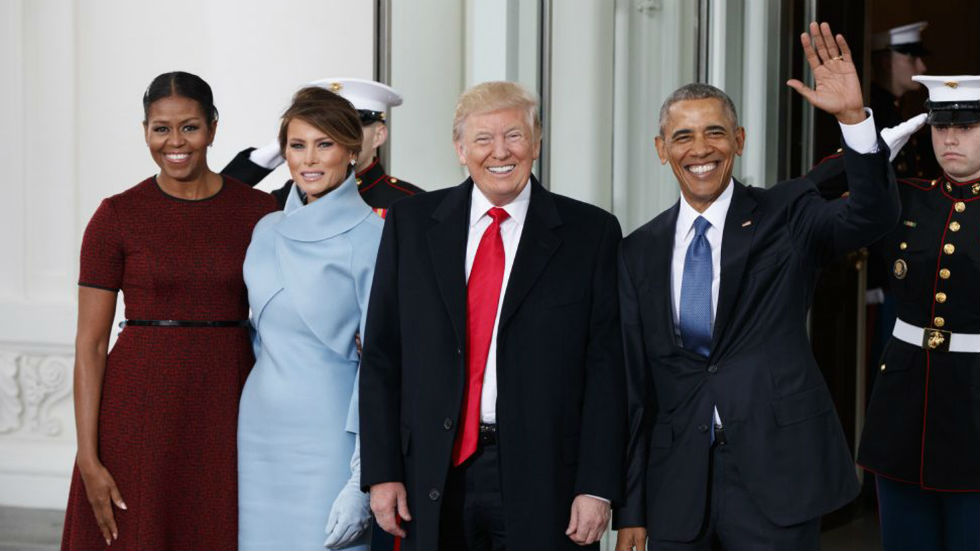
#> input picture presidents.jpg, 980 x 551 px
$ python image_thresholding.py --image presidents.jpg
#> lines starting #> are read from the running program, lines starting #| are printed output that depends on the picture; after the words box and inside, x2 and y2 are one past the last pixel; in counts of white or black regions, pixels touching at a corner belong together
# -*- coding: utf-8 -*-
"""
Created on Tue Feb 26 19:24:59 2019

@author: Usuario
"""

from matplotlib import pyplot as plt
import argparse
import cv2
import numpy as np

ap = argparse.ArgumentParser()
ap.add_argument("-i","--image",required=True,help="Set the Path of image")
args = vars(ap.parse_args())


image = cv2.imread(args["image"])
#> image is the input picture: shape (551, 980, 3); mean B, G, R 93.3, 90.8, 96.3
# Image Gray Scale
image = cv2.cvtColor(image,cv2.COLOR_BGR2GRAY)
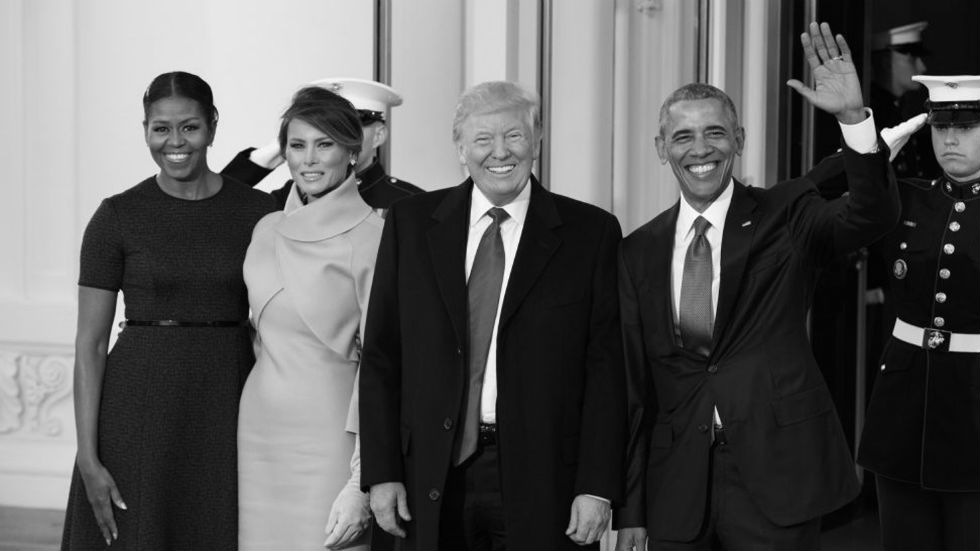
#> image: shape (551, 980); min 0, max 255, mean 92.7

# Gaussian
blurred = cv2.GaussianBlur(image,(5,5),0)
cv2.imshow("Image",image)


# Simple Thresholding
(T,thresh) = cv2.threshold(blurred,155,255,cv2.THRESH_BINARY)
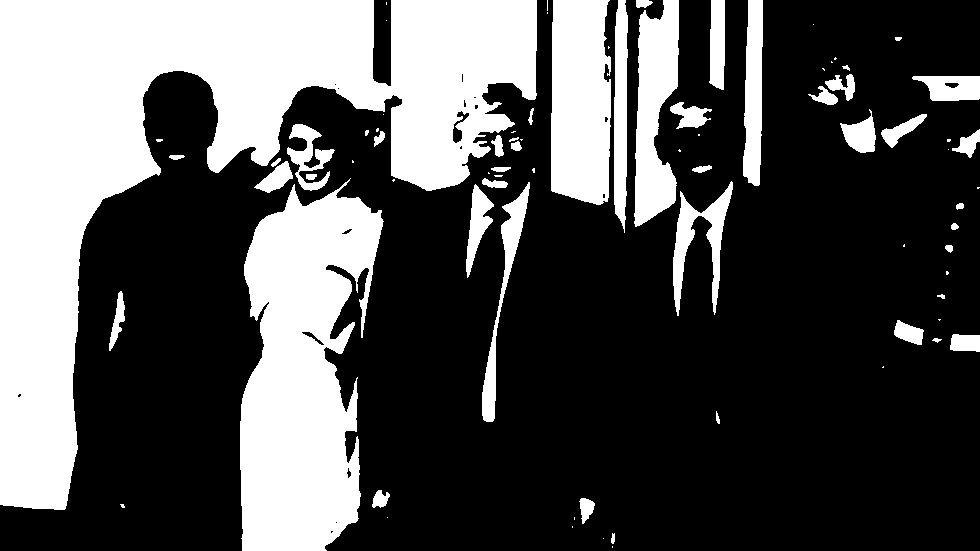
#> thresh: shape (551, 980); 32.9% white; 80 white regions (35 under 20 px), largest, box (x1, y1, x2, y2) and area: (0, 0, 537, 510) 99895, (240, 178, 384, 551) 36945, (551, 0, 611, 205) 11295
cv2.imshow("Threshold Binary",thresh)

# Simple Thresholding InvBinary
(T,threshInv) = cv2.threshold(blurred,155,255,cv2.THRESH_BINARY_INV)
cv2.imshow("Threshold Binary Inverse",threshInv)

(T,thresh) = cv2.threshold(blurred,155,255,cv2.THRESH_BINARY)
cv2.imshow("Threshold Binary",thresh)

cv2.imshow("Coins",cv2.bitwise_and(image,image, mask=threshInv))
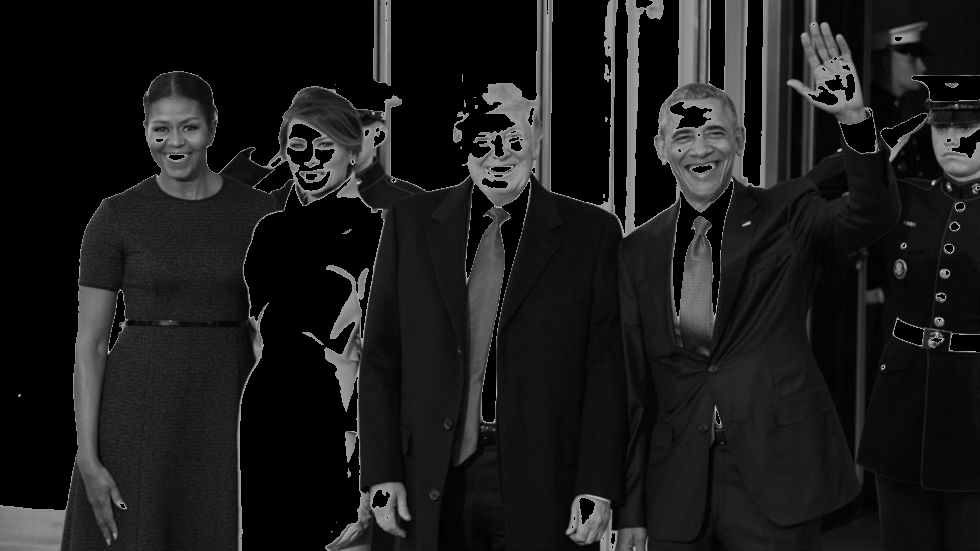
#> window 'Coins': shape (551, 980); min 0, max 225, mean 27.4
cv2.waitKey(0)


# adaptative thresholding usin mean
thresh = cv2.adaptiveThreshold(blurred,255,cv2.ADAPTIVE_THRESH_MEAN_C,cv2.THRESH_BINARY_INV,11,4)
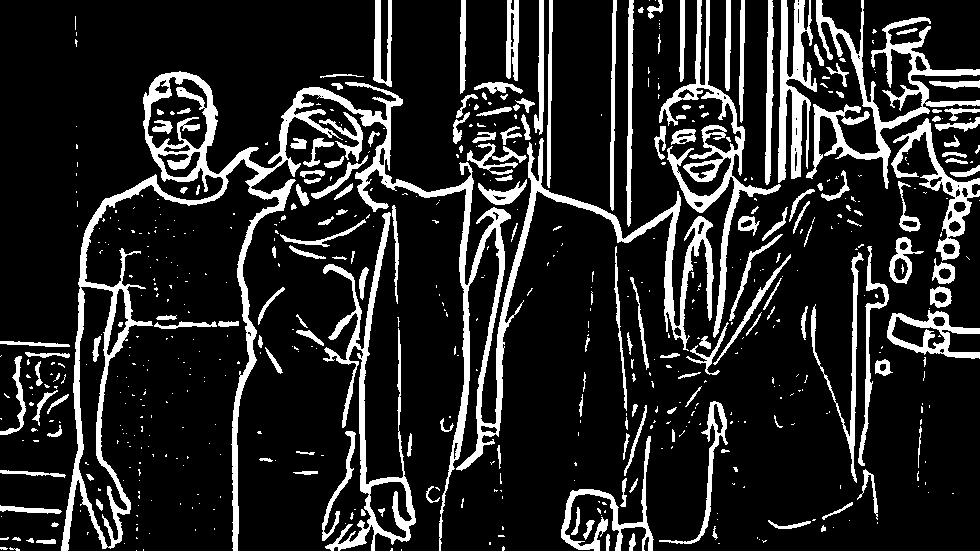
#> thresh: shape (551, 980); 15.5% white; 602 white regions (420 under 20 px), largest, box (x1, y1, x2, y2) and area: (61, 71, 714, 551) 26239, (806, 0, 980, 189) 5754, (659, 0, 781, 338) 5074
cv2.imshow("Threshold mean",thresh)

# adaptative thresholding using gaussian
thresh = cv2.adaptiveThreshold(blurred,255,cv2.ADAPTIVE_THRESH_GAUSSIAN_C,cv2.THRESH_BINARY_INV,11,4)
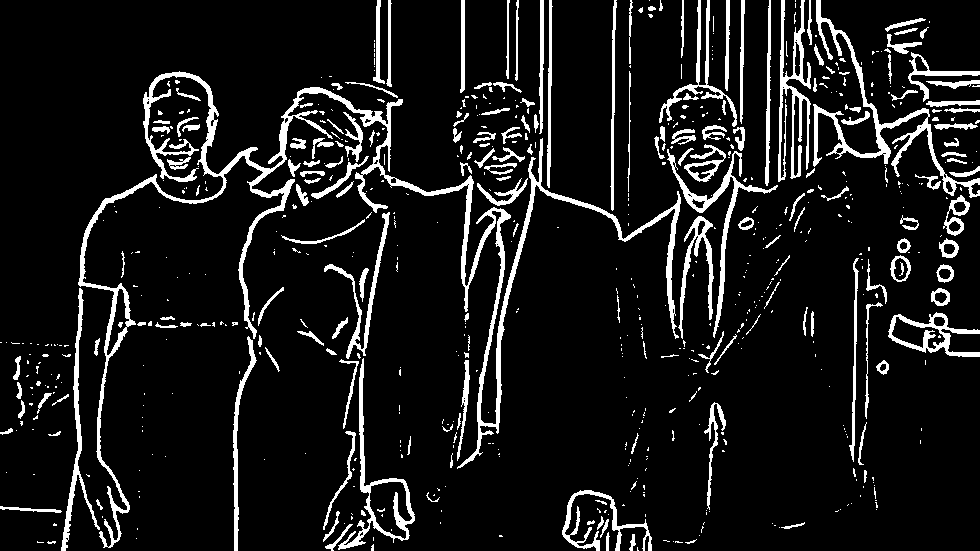
#> thresh: shape (551, 980); 9.8% white; 664 white regions (476 under 20 px), largest, box (x1, y1, x2, y2) and area: (78, 71, 681, 548) 13728, (813, 0, 980, 198) 3072, (778, 0, 811, 182) 2054
cv2.imshow("Threshold Gaussian",thresh)

cv2.waitKey(0)

$ run again, on 4629.png
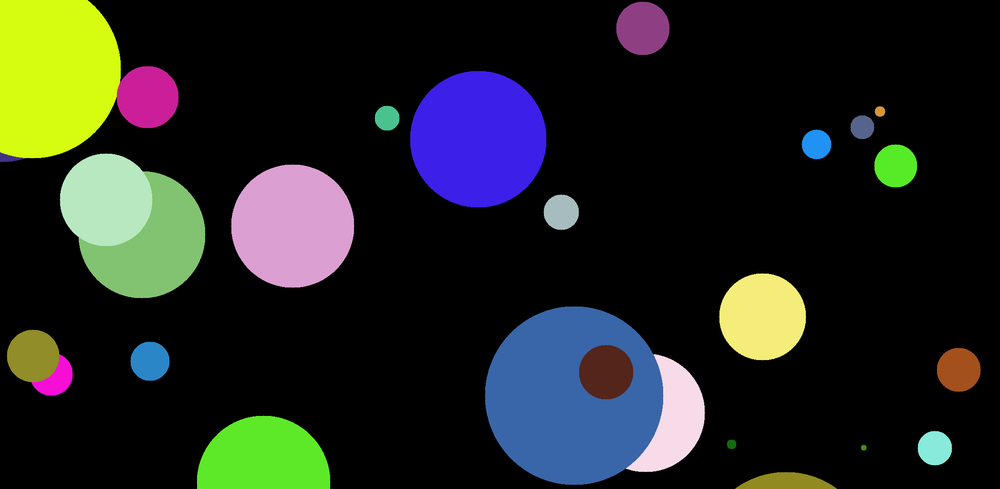
#> input picture 4629.png, 1000 x 489 px, shrunk from 2096 x 1024 before the run
#> image is the input picture: shape (489, 1000, 3); mean B, G, R 33.7, 37.7, 34.1
#> image: shape (489, 1000)
#> `(T,thresh) = cv2.threshold(blurred,155,255,cv2.THRESH_BINARY)`:
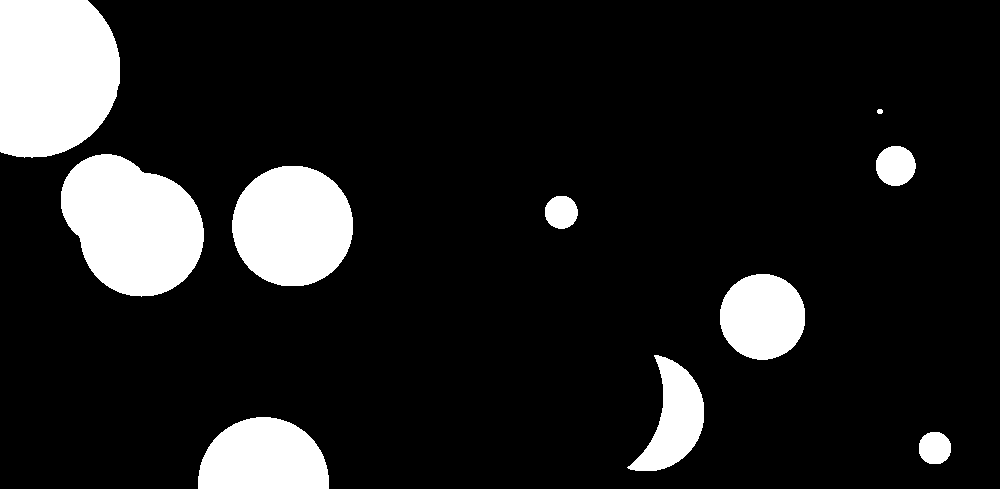
#> thresh: shape (489, 1000); 13% white; 10 white regions, largest, box (x1, y1, x2, y2) and area: (0, 0, 120, 158) 16531, (61, 154, 204, 297) 14793, (232, 166, 353, 286) 11497
#> `thresh = cv2.adaptiveThreshold(blurred,255,cv2.ADAPTIVE_THRESH_GAUSSIA..`:
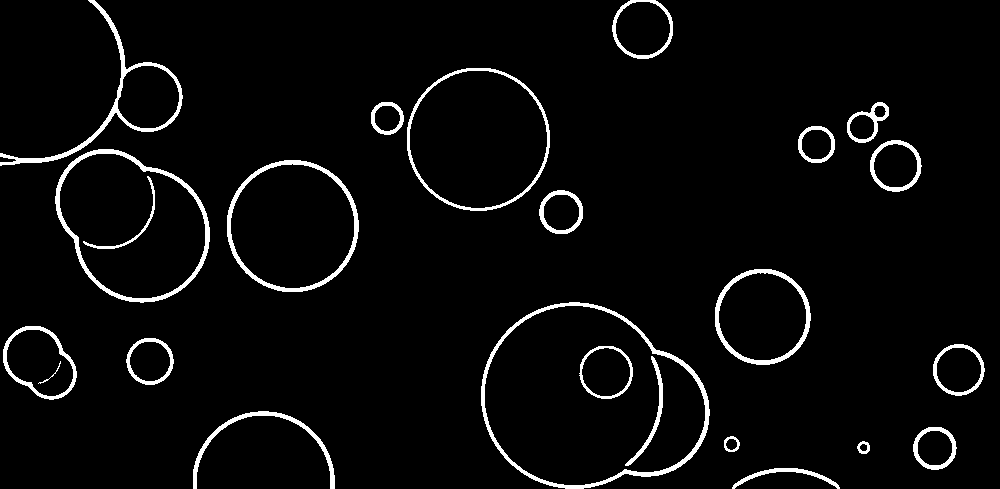
#> thresh: shape (489, 1000); 4% white; 24 white regions, largest, box (x1, y1, x2, y2) and area: (481, 302, 710, 489) 2619, (55, 149, 210, 303) 2085, (0, 0, 183, 166) 1806
